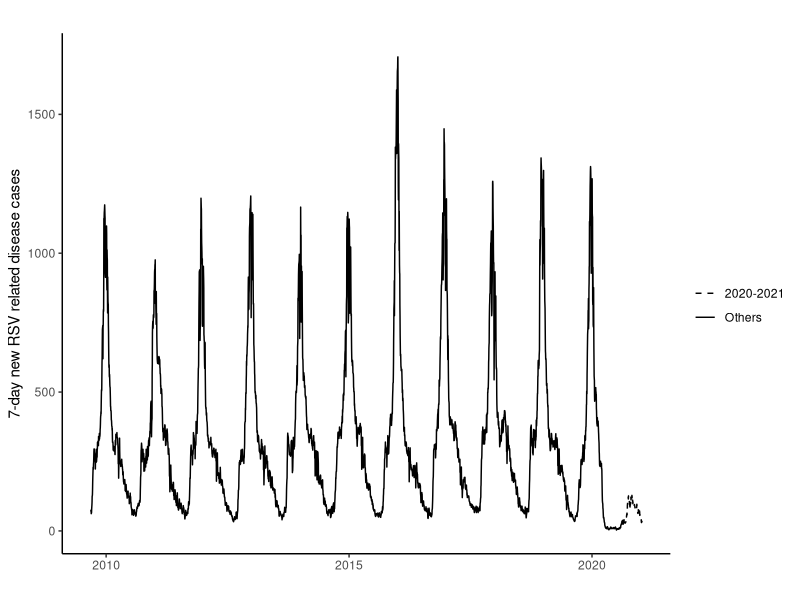
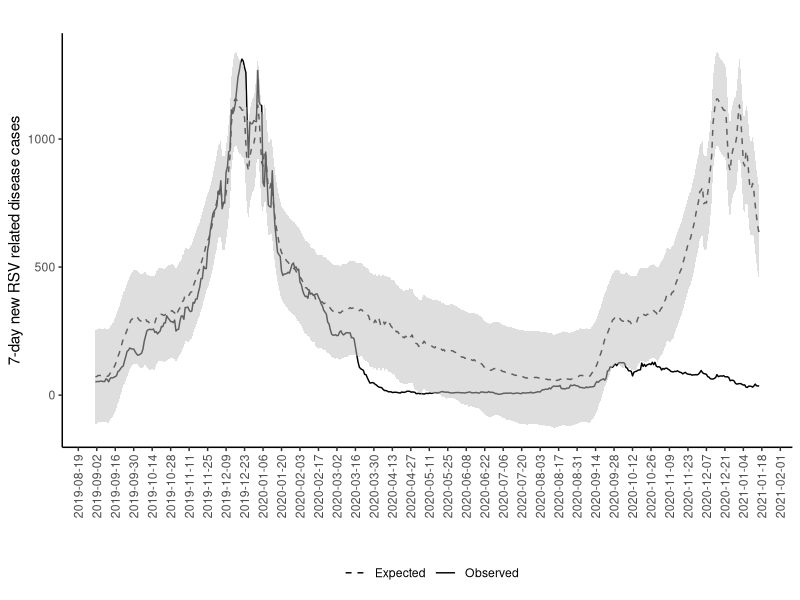

These charts were generated, in order, by the following R code:
## ---- chunk 1
library("data.table")
library("ggplot2")
library("lubridate")
library("kableExtra")
library("forecast")
library("gridExtra")
## ---- chunk 2
vrs_data <- fread("20210118_vrs_data.csv", header = T, sep = ";")
vrs_data[, date := as.Date(date)]
library(stringr)
vrs_data[, Season := str_c(year(date %m+% months(-8)),"-",year(date %m+% months(4)))]
## ---- chunk 3
vrs_data[, age_bis := ifelse(age < 2, "<2", "Between 2-4")]
t <- vrs_data[, .(N_age = sum(vrs_cases, na.rm = T),
                       N_sex
                       = sum(vrs_cases[sex == "Female"])), c("Season", "age_bis")]
t[, p_age := N_age/sum(N_age)*100, Season]
t[, p_sex := N_sex/N_age*100]
t[, ":=" (
  Age = paste0(format(N_age, big.mark = ".", decimal.mark = ","), " (", format(round(p_age, 2), big.mark = ".", decimal.mark = ","), "%)"),
  `% Female` = paste0(format(N_sex, big.mark = ".", decimal.mark = ","), " (", format(round(p_sex, 2), big.mark = ".", decimal.mark = ","), "%)")
)]

t_total <- vrs_data[, .(N_age = sum(vrs_cases, na.rm = T),
                       N_sex
                       = sum(vrs_cases[sex == "Female"])), c("Season")]
t_total[, age_bis := "Total"]
t_total[, p_age := N_age/sum(N_age)*100, Season]
t_total[, p_sex := N_sex/N_age*100]
t_total[, ":=" (
  Age = paste0(format(N_age, big.mark = ".", decimal.mark = ","), " (", format(round(p_age, 2), big.mark = ".", decimal.mark = ","), "%)"),
  `% Female` = paste0(format(N_sex, big.mark = ".", decimal.mark = ","), " (", format(round(p_sex, 2), big.mark = ".", decimal.mark = ","), "%)")
)]
t <- rbind(t[, c("Season", "age_bis", "Age", "% Female")],
           t_total[, c("Season", "age_bis", "Age", "% Female")])
## ---- chunk 4
vrs_data[, periode := ifelse(Season == "2020-2021", "2020-2021 season",
                                           ifelse(Season == "2019-2020", "2019-2020 season", "Seasons 2009-2010 to 2018-2019"))]
## ---- chunk 5
vrs_by_season <- vrs_data[, sum(vrs_cases), c("Season", "periode")]
vrs_by_season[, mean(V1), c("periode")]
## ---- chunk 6
vrs_data_total <- vrs_data[, sum(vrs_cases), c("date")]
seq_dates <- data.table(expand.grid("date" = seq(min(vrs_data$date), max(vrs_data$date), by="days")))
vrs_data_all <- merge(vrs_data_total, seq_dates, all = T)
vrs_data_all[, "V1"][is.na(vrs_data_all[, "V1"])] <- 0
vrs_data_all[order(date), vrs_cases_7 := Reduce(`+`, shift(V1, 0:6))]

library(stringr)
vrs_data_all[, Season:= str_c(year(date %m+% months(-8)),"-",year(date %m+% months(4)))]
## ---- chunk 7
vrs_data_all[, season_type := ifelse(Season == "2020-2021", "2020-2021", "Others")]
ggplot(vrs_data_all, aes(date, vrs_cases_7, linetype = season_type)) +
  geom_line() +
  theme_classic() +
  labs(title = "", x = "", y = "7-day new RSV related disease cases", linetype = "") +
  scale_linetype_manual(values = c("2020-2021" = 2, "Others" = 1)) 
## ---- chunk 8
test <- vrs_data_all[!Season %in% c("2019-2020", "2020-2021") & !is.na(vrs_cases_7), c("date", "Season", "vrs_cases_7")]
test <- test[order(date)]

vrs_ts <- ts(test$vrs_cases_7, frequency = 365)

fit <- tslm(vrs_ts ~ season, data = test)
  
new_data <- vrs_data_all[Season %in% c("2019-2020", "2020-2021"), c("date", "Season", "vrs_cases_7")]
new_data <- new_data[order(date)]

pred <- forecast(fit, h = nrow(new_data), level = c(80, 90, 95))
  
dt_predict <- as.data.table(pred)
dt_predict[, date :=  seq(test[, max(date)] + 1 , to = test[, max(date)] + nrow(dt_predict), 1)]
dt_predict <- merge(dt_predict, new_data[,  c("date", "Season", "vrs_cases_7")], by = "date", all.x = T)
  
## ---- chunk 9
dg <- melt(dt_predict, id.vars = c("date", "Lo 95", "Hi 95"), measure.vars = c("vrs_cases_7", "Point Forecast"))
dg[, variable := factor(variable, levels = c("Point Forecast", "vrs_cases_7"), labels = c("Expected", "Observed"))]
## ---- chunk 10
ggplot(dg, aes(date)) +
  geom_line(aes(group = variable, y = value, linetype = variable)) +
  geom_ribbon(aes(ymin = `Lo 95`, ymax = `Hi 95`), fill = "grey", alpha = .5) +
  theme_classic() + labs(title = "", x = "", y = "7-day new RSV related disease cases", linetype = "") +
  scale_x_date(breaks = "2 weeks") +
  scale_linetype_manual(values = c("Expected" = 2, "Observed" = 1)) +
  theme(axis.text.x = element_text(angle = 90, vjust = .5),
        legend.position = "bottom") 
## ---- chunk 11
dt_predict[, excess := ifelse(vrs_cases_7 > `Hi 95`, 1, 0)]
dt_predict[, lack := ifelse(vrs_cases_7 < `Lo 95`, 1, 0)]
## ---- chunk 12
library(dplyr)
periodes_lack <- dt_predict[lack == 1, 
                              .(start = min(date), 
                                end = max(date),
                                expected = paste0(format(sum(`Point Forecast`)/7, big.mark = ".", decimal.mark = ",", digits = 4)), 
                                observed = paste0(format(sum(vrs_cases_7)/7, big.mark = ".", decimal.mark = ",", digits = 4)), 
                                cases = paste0(format(sum(`Point Forecast` - vrs_cases_7)/7, big.mark = ".", decimal.mark = ",", digits = 4), " [IC95%: ", format(sum(`Lo 95` - vrs_cases_7)/7, big.mark = ".", decimal.mark = ",", digits = 4), " - ", format(sum(`Hi 95` - vrs_cases_7)/7, big.mark = ".", decimal.mark = ",", digits = 4), "]"),
                              perc = paste0(format(sum(`Point Forecast` - vrs_cases_7)/sum(`Point Forecast`)*100, big.mark = ".", decimal.mark = ",", digits = 4), " [IC95%: ", format(sum(`Lo 95` - vrs_cases_7)/sum(`Lo 95`)*100, big.mark = ".", decimal.mark = ",", digits = 4), " - ", format(sum(`Hi 95` - vrs_cases_7)/sum(`Hi 95`)*100, big.mark = ".", decimal.mark = ",", digits = 4), "]")),
                              by = .(lack, g = cumsum(c(0, diff(date)) != 1))][order(start)]
periodes_lack[, number_of_days := end - start]
# periodes_defecte <- periodes_defecte[dies != 0]
## ---- chunk 13

setorderv(periodes_lack, c("start"))[, c(3:9)] %>%
  kable(escape = F, caption = "", format.args = list(decimal.mark = ',', big.mark = "."), align = c("l", "l", "c", "c", "c", "c", "c")) %>%
  kable_styling(full_width = T, position = "center") %>%
  row_spec(0, bold = T)
